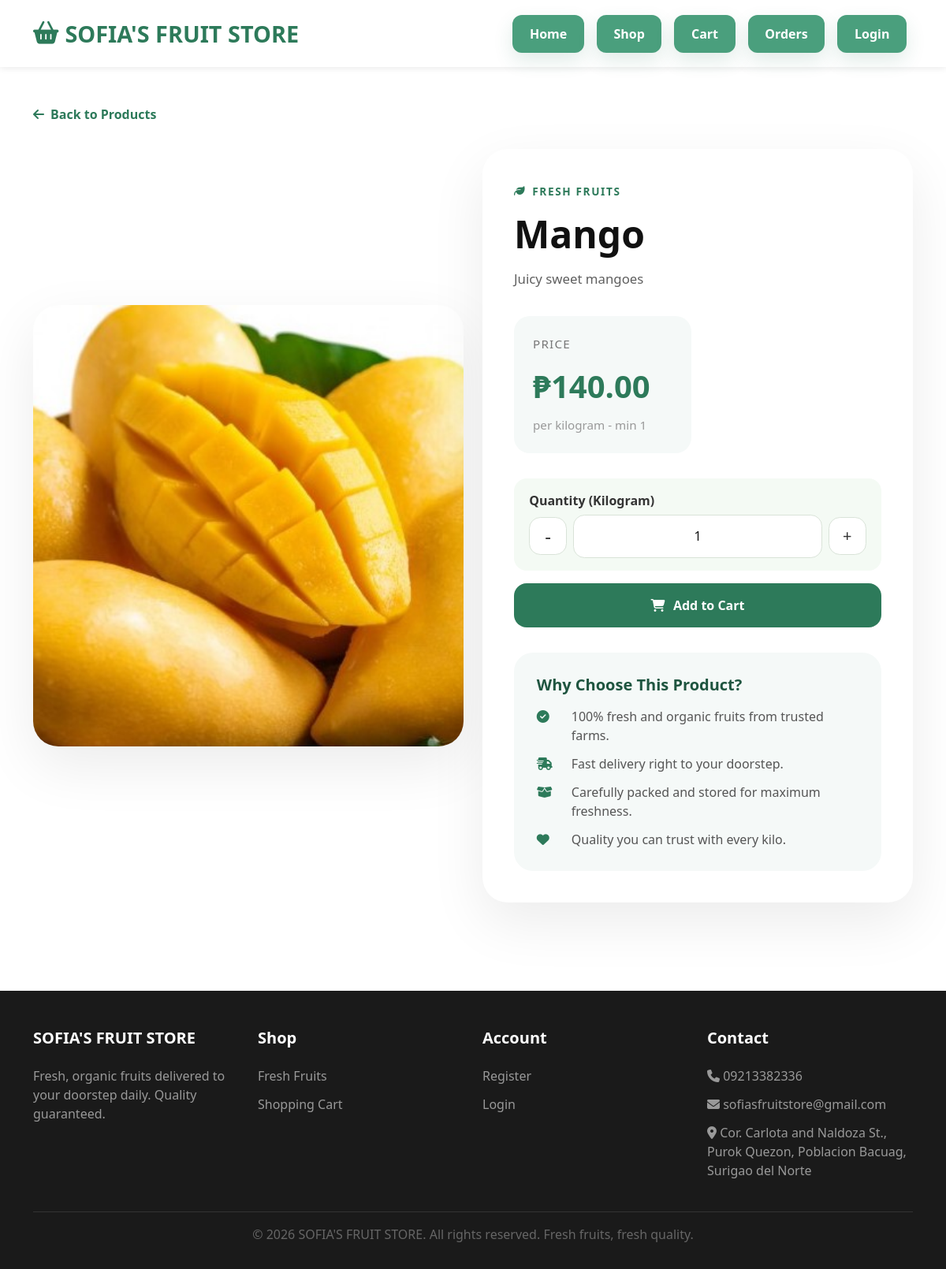
Page /product/3/ on the committed database.
### fruit_store/products_app/models.py (models this page shows, shortened)
class Product(models.Model):
    UNIT_CHOICES = [
        ('kg', 'Kilogram'),
        ('piece', 'Piece'),
        ('bundle', 'Bundle'),
        ('bottle', 'Bottle'),
        ('cup', 'Cup'),
        ('liter', 'Liter'),
    ]
    SIZE_CHOICES = [
        ('', 'No size'),
        ('small', 'Small'),
        ('medium', 'Medium'),
        ('large', 'Large'),
    ]
    CUP_SIZE_CHOICES = [
        ('small', 'Small'),
        ('medium', 'Medium'),
        ('large', 'Large'),
    ]
    name = models.CharField(max_length=200)
    description = models.TextField()
    category = models.ForeignKey(Category, on_delete=models.CASCADE)
    price = models.DecimalField(max_digits=10, decimal_places=2)
    stock_quantity = models.IntegerField()
    unit = models.CharField(max_length=10, choices=UNIT_CHOICES)
    size = models.CharField(max_length=10, choices=SIZE_CHOICES, blank=True, default='')
    small_price = models.DecimalField(max_digits=10, decimal_places=2, blank=True, null=True)
    medium_price = models.DecimalField(max_digits=10, decimal_places=2, blank=True, null=True)
    large_price = models.DecimalField(max_digits=10, decimal_places=2, blank=True, null=True)
    image = models.ImageField(upload_to='products/', blank=True, null=True)
    is_available = models.BooleanField(default=True)
    created_at = models.DateTimeField(auto_now_add=True)
    updated_at = models.DateTimeField(auto_now=True)
    @property
    def unit_label(self):
        if self.unit == 'cup':
            return 'Cup'
        return self.get_unit_display()
    @property
    def available_cup_sizes(self):
        return []

class Category(models.Model):
    name = models.CharField(max_length=100, unique=True)
    description = models.TextField(blank=True)

### fruit_store/products_app/views.py (the view)
# urls.py: path('product/<int:pk>/', views.product_detail, name='product_detail'),
def product_detail(request, pk):
    try:
        product = get_object_or_404(Product, pk=pk)
        catalog_readonly = False
    except DatabaseError:
        product = get_fallback_product(pk)
        catalog_readonly = product is not None
        if product is None:
            messages.error(
                request,
                'This product is temporarily unavailable because the catalog database is not ready.'
            )
            return redirect('products:product_list')
    form = AddToCartForm()
    cup_size_options = product.available_cup_sizes
    default_cup_option = cup_size_options[0] if cup_size_options else None
    context = {
        'product': product,
        'form': form,
        'cup_size_options': cup_size_options,
        'default_cup_option': default_cup_option,
        'catalog_readonly': catalog_readonly,
    }
    return render(request, 'products/product_detail.html', context)

### fruit_store/products_app/forms.py
class AddToCartForm(forms.Form):
    quantity = forms.IntegerField(
        min_value=1,
        widget=forms.NumberInput(attrs={
            'class': 'form-control',
            'value': '1'
        })
    )

### templates/products/product_detail.html (shortened to what this page needs)
{% extends "base.html" %}
{% block content %}
<div class="product-detail-page">
    <div class="container-xl">
        <a href="{% url 'products:product_list' %}" class="product-detail-back">
            <i class="fas fa-arrow-left"></i> Back to Products
        </a>
        <div class="row g-4 align-items-center">
            <div class="col-lg-6">
                <div class="product-detail-media">
                    {% if product.image %}
                    <img src="{{ product.image.url }}" class="product-detail-image" alt="{{ product.name }}">
                    {% else %}
                    <img src="https://images.unsplash.com/photo-1599599810694-5ac4dd0485f?w=900&h=900&fit=crop" class="product-detail-image" alt="{{ product.name }}">
                    {% endif %}
                </div>
            </div>
            <div class="col-lg-6">
                <div class="product-detail-panel">
                    <span style="display: inline-flex; align-items: center; gap: 0.5rem; color: var(--primary-green); font-size: 0.85rem; font-weight: 700; text-transform: uppercase; letter-spacing: 0.12em;">
                        <i class="fas fa-leaf"></i> {{ product.category.name }}
                    </span>
                    <h1 class="product-detail-title">{{ product.name }}</h1>
                    <p class="product-detail-copy">{{ product.description }}</p>
                    <div class="product-detail-stats">
                        <div class="product-detail-stat">
                            <div style="font-size: 0.95rem; color: #777; text-transform: uppercase; letter-spacing: 0.08em; margin-bottom: 0.75rem;">Price</div>
                            <div class="product-detail-price" id="productPriceValue">&#8369;{% if default_cup_option %}{{ default_cup_option.price }}{% else %}{{ product.price }}{% endif %}</div>
                            <div style="color: #999; margin-top: 0.5rem; font-size: 0.95rem;" id="productPriceUnit">per {% if default_cup_option %}{{ default_cup_option.unit_label|lower }}{% else %}{{ product.unit_label|lower }}{% endif %} - min 1</div>
                        </div>
                    </div>
                    <form method="post" action="{% url 'products:add_to_cart' product.id %}">
                        <div class="product-detail-actions">
                            <div class="product-quantity-box">
                                <label for="quantity" class="form-label" id="quantityLabel" style="display: block; font-weight: 700; color: #333; margin-bottom: 0.4rem;">Quantity ({% if default_cup_option %}{{ default_cup_option.unit_label }}{% else %}{{ product.unit_label }}{% endif %})</label>
                                <div class="product-quantity-controls">
                                    <button type="button" onclick="const q=document.getElementById('quantity'); if(q) { q.stepDown(); if(parseInt(q.value) < parseInt(q.min)) q.value = q.min; }" class="product-quantity-button" style="font-size: 1.5rem;">-</button>
                                    <input type="number" id="quantity" name="quantity" value="1" min="1" step="1" max="{{ product.stock_quantity }}" class="product-quantity-input">
                                    <button type="button" onclick="const q=document.getElementById('quantity'); if(q) { q.stepUp(); if(parseInt(q.value) > parseInt(q.max)) q.value = q.max; }" class="product-quantity-button" style="font-size: 1.25rem;">+</button>
                                </div>
                            </div>
                            <div class="product-submit-wrap">
                                {% if catalog_readonly %}
                                <div style="padding: 1rem 1.2rem; border-radius: 1rem; background: #fff7dd; color: #8a6d1f; font-weight: 700; display: inline-flex; align-items: center; gap: 0.5rem;">
                                    <i class="fas fa-info-circle"></i> Preview only while the live database is unavailable
                                </div>
                                {% elif product.stock_quantity > 0 %}
                                <button type="submit" class="btn-primary-custom" style="width: 100%; padding: 1rem 1.25rem; font-size: 1rem; border-radius: 1rem; display: inline-flex; align-items: center; justify-content: center; gap: 0.65rem;">
                                    <i class="fas fa-shopping-cart"></i> Add to Cart
                                </button>
                                {% else %}
                                <div style="padding: 1rem 1.2rem; border-radius: 1rem; background: #fdecea; color: #c03820; font-weight: 700; display: inline-flex; align-items: center; gap: 0.5rem;">
                                    <i class="fas fa-times-circle"></i> Out of Stock
                                </div>
                                {% endif %}
                            </div>
                        </div>
                    </form>
                    <div class="product-reasons">
                        <h5 style="font-weight: 700; margin-bottom: 1rem; color: #1f5540;">Why Choose This Product?</h5>
                        <div style="display: grid; gap: 0.75rem;">
                            <div style="display: flex; align-items: flex-start; gap: 0.75rem; color: #555;">
                                <span style="min-width: 2rem; color: var(--primary-green); font-size: 1rem;"><i class="fas fa-check-circle"></i></span>
                                <span>100% fresh and organic fruits from trusted farms.</span>
                            </div>
                            <div style="display: flex; align-items: flex-start; gap: 0.75rem; color: #555;">
                                <span style="min-width: 2rem; color: var(--primary-green); font-size: 1rem;"><i class="fas fa-shipping-fast"></i></span>
                                <span>Fast delivery right to your doorstep.</span>
                            </div>
                            <div style="display: flex; align-items: flex-start; gap: 0.75rem; color: #555;">
                                <span style="min-width: 2rem; color: var(--primary-green); font-size: 1rem;"><i class="fas fa-box-open"></i></span>
                                <span>Carefully packed and stored for maximum freshness.</span>
                            </div>
                            <div style="display: flex; align-items: flex-start; gap: 0.75rem; color: #555;">
                                <span style="min-width: 2rem; color: var(--primary-green); font-size: 1rem;"><i class="fas fa-heart"></i></span>
                                <span>Quality you can trust with every kilo.</span>
                            </div>
                        </div>
                    </div>
                </div>
            </div>
        </div>
    </div>
</div>
{% endblock %}

### templates/base.html (style rules this page uses)
:root { --primary-green: #2d7a5a; --light-green: #4a9f7d; --accent-green: #1f5540; --light-bg: #f5f9f8; }
* { margin: 0; padding: 0; box-sizing: border-box; }
html, body { width: 100%; max-width: 100%; overflow-x: hidden; }
body { font-family: 'Segoe UI', Tahoma, Geneva, Verdana, sans-serif; color: #333; background-color: #fff; position: relative; }
body > * { max-width: 100%; }
img { max-width: 100%; height: auto; }
input[type="number"] { -moz-appearance: textfield; appearance: textfield; }
.btn-primary-custom { background: var(--primary-green); color: white; padding: 0.75rem 2rem; border: none; border-radius: 0.5rem; font-weight: 600; font-size: 1rem; cursor: pointer; transition: all 0.3s; display: inline-flex; align-items: center; gap: 0.5rem; text-decoration: none; }

### templates/products/product_detail.html (style rules this page uses)
.product-detail-page { padding: 3rem 0; }
.product-detail-back { color: var(--primary-green); text-decoration: none; font-weight: 600; margin-bottom: 2rem; display: inline-flex; align-items: center; gap: 0.5rem; }
.product-detail-media { border-radius: 2rem; overflow: hidden; box-shadow: 0 25px 70px rgba(0,0,0,0.08); background: linear-gradient(135deg, #f8fcf8 0%, #ffffff 100%); height: 560px; display: flex; align-items: center; justify-content: center; }
.product-detail-image { width: 100%; height: 100%; object-fit: cover; }
.product-detail-panel { background: white; border-radius: 2rem; box-shadow: 0 25px 70px rgba(0,0,0,0.08); padding: 2.5rem; }
.product-detail-title { font-size: 3rem; font-weight: 800; margin: 1.2rem 0 1rem; color: #111; line-height: 1.05; }
.product-detail-copy { color: #5f5f5f; font-size: 1.05rem; line-height: 1.8; max-width: 40rem; margin-bottom: 2rem; }
.product-detail-stats { display: grid; grid-template-columns: repeat(2, minmax(0, 1fr)); gap: 1rem; margin-bottom: 2rem; }
.product-detail-stat { background: var(--light-bg); border-radius: 1.25rem; padding: 1.5rem; }
.product-detail-price { font-size: 2.5rem; font-weight: 800; color: var(--primary-green); }
.product-detail-actions { display: flex; flex-wrap: wrap; gap: 1rem; align-items: center; margin-bottom: 2rem; }
.product-quantity-box { flex: 1 1 170px; background: #f4faf4; border-radius: 1rem; padding: 1rem 1.2rem; }
.product-quantity-controls { display: flex; align-items: center; gap: 0.5rem; }
.product-quantity-button { width: 48px; height: 48px; border: 1px solid #d9e3d8; border-radius: 0.9rem; background: #fff; color: #333; cursor: pointer; }
.product-quantity-input { flex: 1 1 auto; padding: 0.9rem 1rem; border: 1px solid #d9e3d8; border-radius: 0.9rem; font-size: 1rem; color: #111; background: #fff; text-align: center; -moz-appearance: textfield; appearance: textfield; }
.product-submit-wrap { flex: 1 1 220px; }
.product-reasons { background: var(--light-bg); padding: 1.8rem; border-radius: 1.5rem; }

### rows in the picture
Product: image (picture), category.name "FRESH FRUITS", name "Mango", description "Juicy sweet mangoes", price "140.00", unit_label "kilogram", unit_label "Kilogram"
